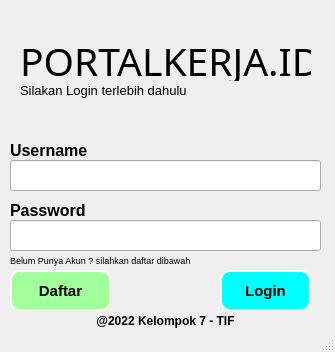
<?xml version="1.0" encoding="UTF-8"?>
<ui version="4.0">
 <class>MainWindow</class>
 <widget class="QMainWindow" name="MainWindow">
  <property name="geometry">
   <rect>
    <x>0</x>
    <y>0</y>
    <width>335</width>
    <height>352</height>
   </rect>
  </property>
  <property name="windowTitle">
   <string>MainWindow</string>
  </property>
  <widget class="QWidget" name="centralwidget">
   <widget class="QLabel" name="label">
    <property name="geometry">
     <rect>
      <x>20</x>
      <y>40</y>
      <width>291</width>
      <height>41</height>
     </rect>
    </property>
    <property name="font">
     <font>
      <family>Bauhaus 93</family>
      <pointsize>29</pointsize>
      <weight>50</weight>
      <bold>false</bold>
     </font>
    </property>
    <property name="text">
     <string>PORTALKERJA.ID</string>
    </property>
   </widget>
   <widget class="QLabel" name="label_2">
    <property name="geometry">
     <rect>
      <x>20</x>
      <y>80</y>
      <width>231</width>
      <height>21</height>
     </rect>
    </property>
    <property name="font">
     <font>
      <pointsize>10</pointsize>
     </font>
    </property>
    <property name="text">
     <string>Silakan Login terlebih dahulu</string>
    </property>
   </widget>
   <widget class="QLabel" name="label_3">
    <property name="geometry">
     <rect>
      <x>10</x>
      <y>140</y>
      <width>231</width>
      <height>21</height>
     </rect>
    </property>
    <property name="font">
     <font>
      <pointsize>12</pointsize>
      <weight>75</weight>
      <bold>true</bold>
     </font>
    </property>
    <property name="text">
     <string>Username</string>
    </property>
   </widget>
   <widget class="QLineEdit" name="frmUser">
    <property name="geometry">
     <rect>
      <x>10</x>
      <y>160</y>
      <width>311</width>
      <height>31</height>
     </rect>
    </property>
    <property name="font">
     <font>
      <family>Consolas</family>
      <pointsize>14</pointsize>
      <weight>75</weight>
      <bold>true</bold>
     </font>
    </property>
    <property name="echoMode">
     <enum>QLineEdit::Normal</enum>
    </property>
   </widget>
   <widget class="QLabel" name="label_4">
    <property name="geometry">
     <rect>
      <x>10</x>
      <y>200</y>
      <width>231</width>
      <height>21</height>
     </rect>
    </property>
    <property name="font">
     <font>
      <pointsize>12</pointsize>
      <weight>75</weight>
      <bold>true</bold>
     </font>
    </property>
    <property name="text">
     <string>Password</string>
    </property>
   </widget>
   <widget class="QLineEdit" name="frmPassword">
    <property name="geometry">
     <rect>
      <x>10</x>
      <y>220</y>
      <width>311</width>
      <height>31</height>
     </rect>
    </property>
    <property name="font">
     <font>
      <family>Consolas</family>
      <pointsize>14</pointsize>
      <weight>75</weight>
      <bold>true</bold>
     </font>
    </property>
    <property name="inputMethodHints">
     <set>Qt::ImhHiddenText|Qt::ImhNoAutoUppercase|Qt::ImhNoPredictiveText|Qt::ImhSensitiveData</set>
    </property>
    <property name="echoMode">
     <enum>QLineEdit::Password</enum>
    </property>
   </widget>
   <widget class="QPushButton" name="btnLogin">
    <property name="geometry">
     <rect>
      <x>220</x>
      <y>270</y>
      <width>91</width>
      <height>41</height>
     </rect>
    </property>
    <property name="font">
     <font>
      <pointsize>11</pointsize>
      <weight>75</weight>
      <italic>false</italic>
      <bold>true</bold>
     </font>
    </property>
    <property name="styleSheet">
     <string notr="true">background-color: cyan;
    border-style: outset;
    border-width: 2px;
    border-radius: 10px;
    border-color: beige;</string>
    </property>
    <property name="text">
     <string>Login</string>
    </property>
    <property name="autoDefault">
     <bool>false</bool>
    </property>
    <property name="default">
     <bool>false</bool>
    </property>
   </widget>
   <widget class="QLabel" name="label_5">
    <property name="geometry">
     <rect>
      <x>10</x>
      <y>250</y>
      <width>231</width>
      <height>21</height>
     </rect>
    </property>
    <property name="font">
     <font>
      <pointsize>7</pointsize>
     </font>
    </property>
    <property name="text">
     <string>Belum Punya Akun ? silahkan daftar dibawah</string>
    </property>
   </widget>
   <widget class="QLabel" name="label_14">
    <property name="geometry">
     <rect>
      <x>0</x>
      <y>310</y>
      <width>331</width>
      <height>21</height>
     </rect>
    </property>
    <property name="font">
     <font>
      <pointsize>9</pointsize>
      <weight>75</weight>
      <bold>true</bold>
     </font>
    </property>
    <property name="text">
     <string>@2022 Kelompok 7 - TIF</string>
    </property>
    <property name="alignment">
     <set>Qt::AlignCenter</set>
    </property>
   </widget>
   <widget class="QPushButton" name="btnRegister">
    <property name="geometry">
     <rect>
      <x>10</x>
      <y>270</y>
      <width>101</width>
      <height>41</height>
     </rect>
    </property>
    <property name="font">
     <font>
      <pointsize>11</pointsize>
      <weight>75</weight>
      <bold>true</bold>
     </font>
    </property>
    <property name="styleSheet">
     <string notr="true">background-color:rgb(161, 255, 156);
    border-style: outset;
    border-width: 2px;
    border-radius: 10px;
    border-color: beige;</string>
    </property>
    <property name="text">
     <string>Daftar</string>
    </property>
   </widget>
  </widget>
  <widget class="QStatusBar" name="statusbar"/>
 </widget>
 <resources/>
 <connections/>
</ui>
